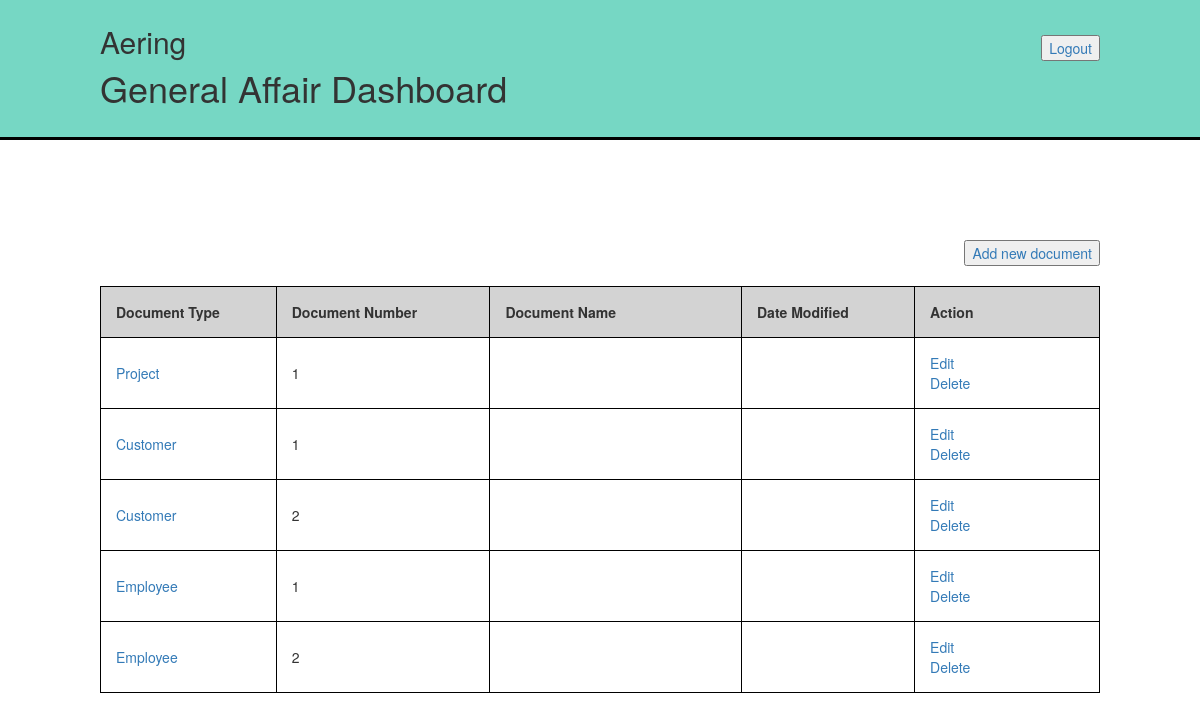
The app's page /dashboardG.php (signed in), older data.
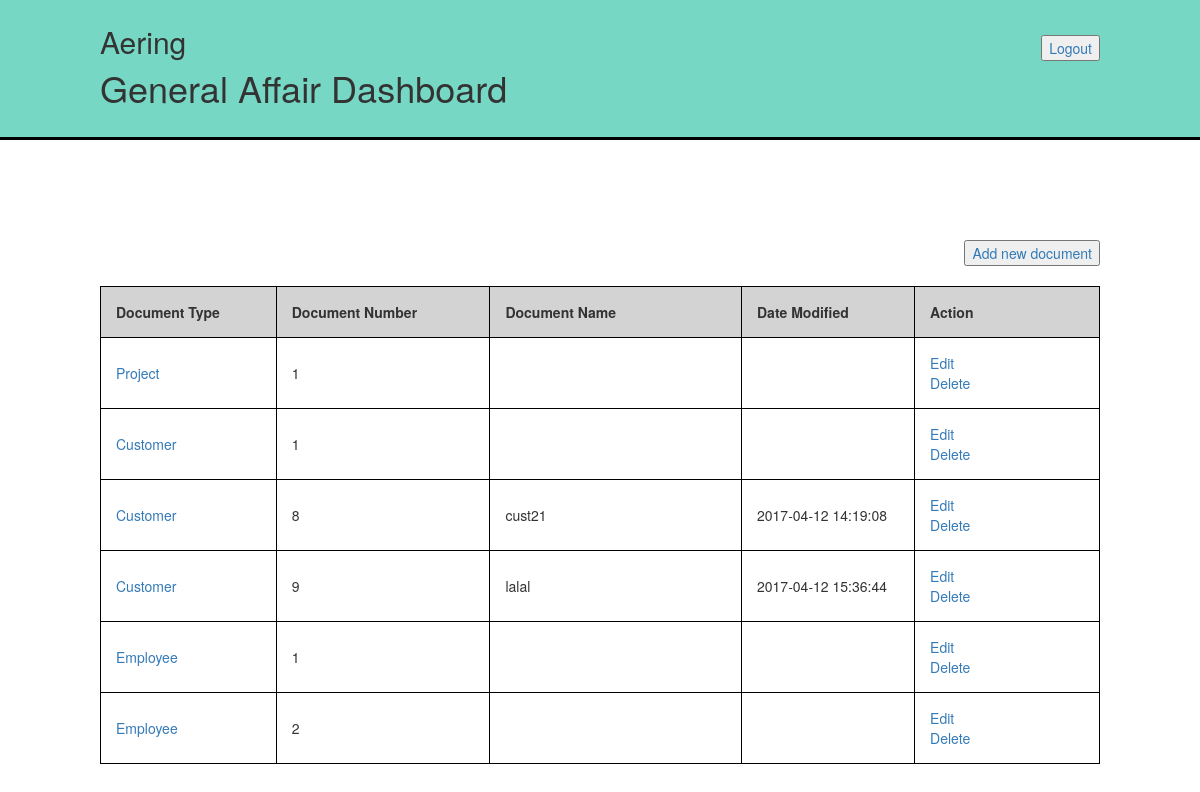
The same page, newer data.
### tables this page shows
CREATE TABLE `projects` (
  `id_project` int(11) NOT NULL,
  `created_date` date DEFAULT NULL,
  `name` varchar(45) DEFAULT NULL,
  `description` text,
  `id_customer` int(11) DEFAULT NULL,
  `docname` varchar(60) DEFAULT NULL,
  `last_updated` datetime DEFAULT CURRENT_TIMESTAMP
);

CREATE TABLE `customers` (
  `id_cust` int(11) NOT NULL,
  `name` varchar(45) DEFAULT NULL,
  `phone` char(15) DEFAULT NULL,
  `docname` varchar(60) DEFAULT NULL,
  `last_updated` datetime DEFAULT CURRENT_TIMESTAMP,
  `company` varchar(45) DEFAULT NULL,
  `address` varchar(45) DEFAULT NULL
);

CREATE TABLE `employees` (
  `id_emp` int(11) NOT NULL,
  `name` varchar(45) DEFAULT NULL,
  `division` varchar(45) DEFAULT NULL,
  `username` varchar(20) DEFAULT NULL,
  `password` varchar(20) DEFAULT NULL,
  `docname` varchar(60) DEFAULT NULL,
  `last_updated` datetime DEFAULT CURRENT_TIMESTAMP
);

### dashboardG.php (the view, shortened to what this page needs)
<?php
require_once 'db.php';
?>
<!DOCTYPE html>
<html xmlns="http://www.w3.org/1999/xhtml" xml:lang="en" lang="en">
<head>
    <link href="css/bootstrap.min.css" rel="stylesheet">
</head>
<body>
<div name="topbanner" style="background-color: #76D7C4;height: 140px;padding: 5px;padding-left: 100px;padding-right: 100px;border-bottom-width: 3px;border-bottom-style: solid;border-color: black">
  <h2 style="float: left;">Aering</h2>
  <a href="index.html" style="float: right;margin-top: 30px;"><button>Logout</button></a>
  <h1 style="clear: both;">General Affair Dashboard</h1>
</div>
<div name="content" style="padding: 100px">
<a href="add.php?acl=G&type=0" style="float: right;margin-bottom: 20px"><button>Add new document</button></a>
<br style="clear: both" />
<table>
  <tr style="background-color: lightgray">
    <th style="width: 200px">Document Type</th>
    <th style="width: 250px">Document Number</th>
    <th style="width: 300px">Document Name</th>
    <th style="width: 200px">Date Modified</th>
    <th style="width: 220px">Action</th>
  </tr>
  <?php
	$query = <<<SQL
		select id_project, docname, last_updated from projects
SQL;
	$stmt = $db->prepare($query);
	$stmt->execute();
	$stmt->bind_result($id, $name, $last);
	while ($stmt->fetch()){
		echo "<tr>";
		echo "<td><a href=\"read.php?id=".$id."&type=4&acl=G\">Project</a></td>";
		echo "<td>".$id."</td>";
		echo "<td>".$name."</td>";
		echo "<td>".$last."</td>";
		echo "<td><a href=\"edit.php?id=".$id."&type=4&acl=G\">Edit</a><br><a href=\"delete.php?id=".$id."&type=4&acl=G\">Delete</a></td>";
		echo "</tr>";
	}
  ?>
  <?php
	$query = <<<SQL
		select id_cust, docname, last_updated from customers
SQL;
	$stmt = $db->prepare($query);
	$stmt->execute();
	$stmt->bind_result($id, $name, $last);
	while ($stmt->fetch()){
		echo "<tr>";
		echo "<td><a href=\"read.php?id=".$id."&type=2&acl=G\">Customer</a></td>";
		echo "<td>".$id."</td>";
		echo "<td>".$name."</td>";
		echo "<td>".$last."</td>";
		echo "<td><a href=\"edit.php?id=".$id."&type=2&acl=G\">Edit</a><br><a href=\"delete.php?id=".$id."&type=2&acl=G\">Delete</a></td>";
		echo "</tr>";
	}
  ?>
  <?php
	$query = <<<SQL
		select id_emp, docname, last_updated from employees
SQL;
	$stmt = $db->prepare($query);
	$stmt->execute();
	$stmt->bind_result($id, $name, $last);
	while ($stmt->fetch()){
		echo "<tr>";
		echo "<td><a href=\"read.php?id=".$id."&type=1&acl=G\">Employee</a></td>";
		echo "<td>".$id."</td>";
		echo "<td>".$name."</td>";
		echo "<td>".$last."</td>";
		echo "<td><a href=\"edit.php?id=".$id."&type=1&acl=G\">Edit</a><br><a href=\"delete.php?id=".$id."&type=1&acl=G\">Delete</a></td>";
		echo "</tr>";
	}
  ?>
</table>
</div>
</body>
</html>

Row changes from the older to the newer data that the page shows:
removed customers: id_cust "2"
added customers: id_cust "8", docname "cust21", last_updated "2017-04-12 14:19:08"
added customers: id_cust "9", docname "lalal", last_updated "2017-04-12 15:36:44"
